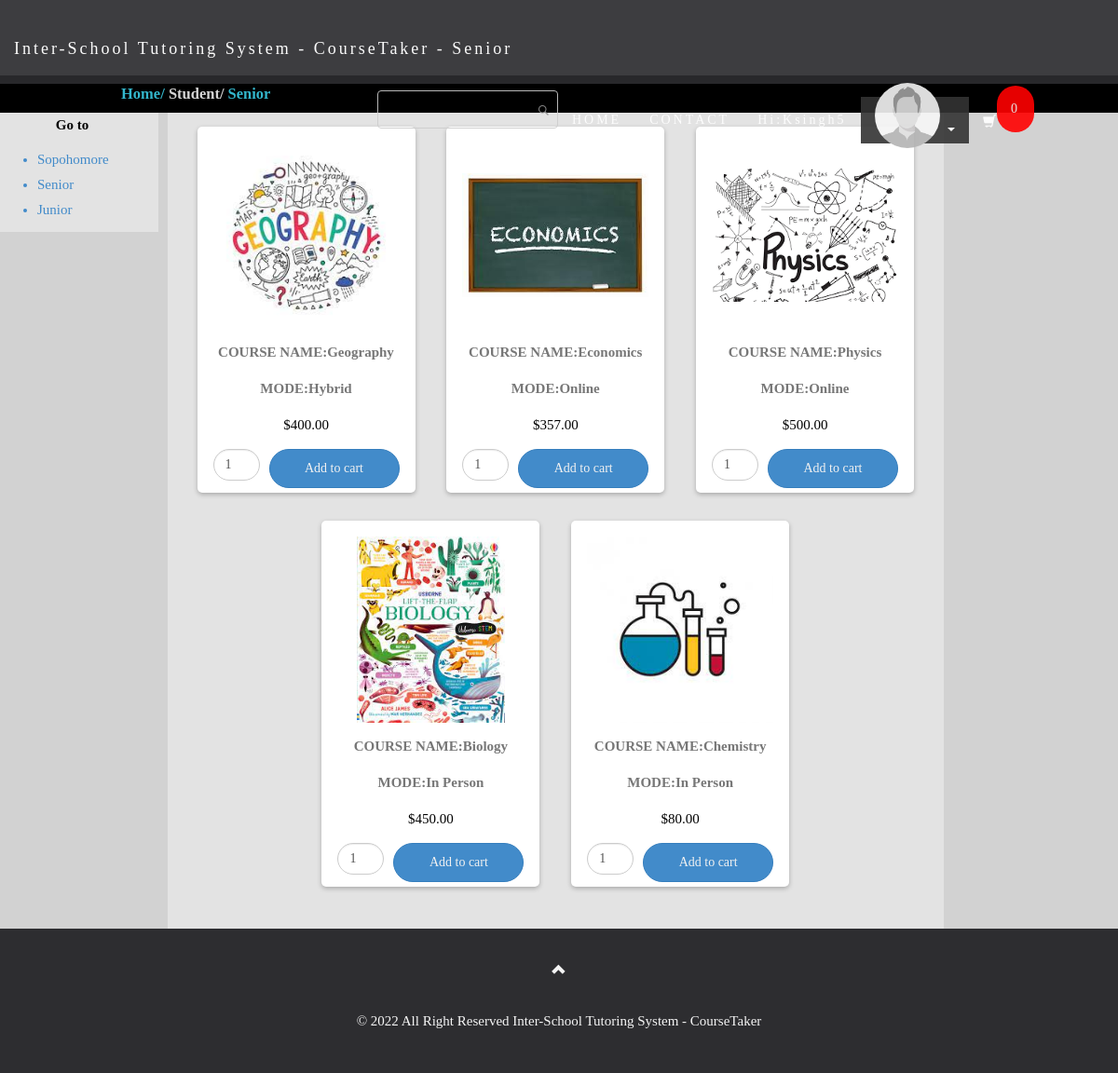
The app's page /course_taker/women/women.php (signed in) with its own data.
### tables this page shows
CREATE TABLE `member` (
  `mem_id` int(11) NOT NULL,
  `firstname` varchar(50) NOT NULL,
  `lastname` varchar(50) NOT NULL,
  `username` varchar(30) NOT NULL,
  `email` varchar(25) NOT NULL,
  `password` varchar(12) NOT NULL,
  `profile` varchar(255) NOT NULL,
  `product` varchar(255) NOT NULL
);

CREATE TABLE `productgirl` (
  `id` int(11) NOT NULL,
  `name` varchar(255) NOT NULL,
  `code` varchar(255) NOT NULL,
  `image` varchar(255) NOT NULL,
  `price` double(10,2) NOT NULL,
  `madein` varchar(255) NOT NULL
);

### course_taker/db/session.php (called while the page is built, shortened)
<?php
$id_session=$_SESSION['id'];
?>

### course_taker/women/db/dbcontroller.php (called while the page is built, shortened)
<?php
class DBController {
	private $host = "localhost";
	private $user = "root";
	private $password = "";
	private $database = "mkshope";
	private $connection = "";
	function __construct() {
		$conn = $this->connectDB();
		$this->connection = $conn;
	}
	function connectDB() {
		$conn = mysqli_connect($this->host,$this->user,$this->password,$this->database);
		return $conn;
	}
	function runQuery($query) {
		$result = mysqli_query($this->connection,$query);
		while($row=mysqli_fetch_assoc($result)) {
			$resultset[] = $row;
		}
		if(!empty($resultset))
			return $resultset;
	}
}
?>

### course_taker/women/women.php (the view, shortened to what this page needs)
<?php require ('../db/session.php'); ?>
<?php
$db_handle = new DBController();
?>
<!DOCTYPE html>
<html>
<head>
  <link rel="stylesheet" href="style.css">
  <link rel="stylesheet" href="../bootstrap/css/bootstrap.min.css">
 </head>
 <body>
 <?php
$session_items = 0;
?>
 <nav class="navbar navbar-default navbar-fixed-top">
  <div class="container-fluid">
    <div class="navbar-header">
      <a class="navbar-brand" id="font" href="../index2.php" >Inter-School Tutoring System - CourseTaker - Senior</a>
    </div>
    <div class="collapse navbar-collapse" id="myNavbar">
      <ul class="nav navbar-nav navbar-right" style="margin-right:80px;">
        <li>
        <form name="frmSearch" action="" method="post">
         <li style='text-align:right;margin:20px 0px;'><input type='text' name='search[keyword]' value="" id='keyword' maxlength='25'></li>
       </form>
     </li>
        <li class="font"><a href="../index2.php">HOME</a></li>
        <li class="font"><a href="#contact">CONTACT</a></li>
        <?php require ('../db/config.php'); ?>
<?php if (!isset($no_visible_elements) || !$no_visible_elements) { ?>
  <?php
              $result= mysqli_query($conn,"select *  from member where mem_id='$id_session'") or die (mysqli_error());
              while ($row= mysqli_fetch_array ($result) ){
              ?>
      <li><a href="" style="color: #ffffff;">Hi:<?php echo $row ['username']; ?></a></li>
      <li class="dropdown">
          <a class="dropdown-toggle" data-toggle="dropdown" href="#" style="background-color:#333;height: 50px;"><img src="../profile/<?php echo $row ['profile'];?>" style="width:70px;height: 70px;margin-top: 0px;border-radius: 360px;margin-top: -30px;">
          <span class="caret" style="color: #ffffff;"></span></a>
        </li>
        <li class="font"><a href=""class="glyphicon glyphicon-shopping-cart"></a></li>
        <li class="font"><a href="shopping_cart.php" style="background:red;border-radius:360px;margin-top:15px;margin-right:10px;"><?php echo $session_items; ?></a></li>
      </ul>
    </div>
  </div>
</nav>
<br><br><br>
  <div class="txt-heading" style="text-align:left;color:#d5d5d5;"><a href="../index2.php" style="text-decoration:none;color:#33B6CB;margin-left:120px;">Home/</a> Student/ <a href="women.php" style="color:#33B6CB;text-decoration: none;">Senior</a></div>
 <div class="container-fluid" style="width:90%;">
  <div class="row">
    <div class="col-sm-2" style="background-color:#e3e3e3;color:#428bca;">
              <p style="color:#000;font-weight:bolder;text-align: center;">Go to</p>
              <ul>
                <li class=""><a href="../men/mens.php">Sopohomore</a></li>
                <li><a href="women.php">Senior</a></li>
                <li><a href="../accessesoris/accessesoris.php">Junior</a></li>
              </ul>
            <?php }?>
          <?php }?>
    </div>
    <div class="col-sm-9" style="background-color:#e3e3e3;margin-left: 10px;">
      <div id="product-grid">
  <?php
  $product_array = $db_handle->runQuery("SELECT * FROM productgirl ORDER BY id ASC");
  if (!empty($product_array)) {
    foreach($product_array as $key=>$value){
  ?>
    <div class="product-item" style="background:#fff;">
      <form method="post" action="women.php?action=add&code=<?php echo $product_array[$key]["code"]; ?>">
      <div class="product-image"><img style="max-height: 250px;max-width: 250px;" src="girlsproduct/<?php echo $product_array[$key]["image"]; ?>"></div>
      <div><strong>COURSE NAME:<?php echo $product_array[$key]["name"]; ?></strong></div>
      <div><strong>MODE:<?php echo $product_array[$key]["madein"]; ?></strong></div>
      <div class="product-price"><?php echo "$".$product_array[$key]["price"]; ?></div>
      <div><input class="form-control" style="float:left;max-width:25%;border-radius:360px;" type="text" name="quantity" value="1" size="2" /><input type="submit" value="Add to cart" class="btn btn-primary" style="float:right;width:70%;border-radius:360px;" /></div>
      </form>
    </div>
  <?php
      }
  }
  ?>
    </div>
  </div>
</div>
</div>
  <footer class="text-center">
  <a class="up-arrow" href="#myPage" data-toggle="tooltip" title="TO TOP">
    <span class="glyphicon glyphicon-chevron-up"></span>
  </a><br><br>
  <p>© 2022 All Right Reserved Inter-School Tutoring System - CourseTaker</p>
</footer>
 </body>
 </html>

### course_taker/women/style.css (style rules this page uses)
body { font-family:comic sans Ms,serif; font: 400 15px/1.8 comic sans Ms,serif; color: #777; font-weight:600px; background-color:#d2d2d2; }
.navbar { font-family:comic sans Ms,serif; height: 90px; margin-bottom: 0; border: 0; font-size: 14px !important; letter-spacing: 3px; opacity: 0.9; }
#font { color: #ffffff !important; }
.font a { color: #ffffff !important; }
.navbar li a, .navbar .navbar-brand { margin-top: 27px; }
.txt-heading { padding: 5px 10px;font-size:1.1em;font-weight:bold;color:#999; }
#product-grid { margin-bottom:30px; max-width:100%;text-align:center; }
.txt-heading { background-color: #000; color:#FFF; }
.product-item { box-shadow: 0px 2px 5px rgba(0, 0, 0, 0.25); border-radius: 5px; margin: 15px; padding: 5px; display: inline-block; position:relative; }
.product-item div { text-align:center; margin:12px; }
.product-price { color:#000; }
.product-image { height:200px;width:200px;background-color:#FFF; }
.product-image img { object-fit: contain !important; height: 100% !important; width: 100% !important; }

### course_taker/women/women.php (style rules this page uses)
body { font-family:comic sans Ms,serif; font: 400 15px/1.8 comic sans Ms,serif; color: #777; font-weight:600px; background-color:#d2d2d2; }
.btn { padding: 10px 20px; color: #f1f1f1; border-radius: 0; transition: .2s; }
.navbar { font-family:comic sans Ms,serif; height: 90px; margin-bottom: 0; background-color: #2d2d30; border: 0; font-size: 14px !important; letter-spacing: 3px; opacity: 0.9; }
#font { color: #ffffff !important; }
.font a { color: #ffffff !important; }
.navbar li a, .navbar .navbar-brand { margin-top: 27px; }
footer { background-color: #2d2d30; color: #f5f5f5; padding: 32px; }
footer a { color: #f5f5f5; }
.form-control { border-radius: 0; }
#keyword { border: #CCC 1px solid; border-radius: 4px; padding: 7px;background:url("demo-search-icon.png") no-repeat center right 7px; }

### records on screen
member: username "Ksingh5", profile (placeholder picture)
productgirl: image (picture), name "Geography", madein "Hybrid", price "400.00"
productgirl: image (picture), name "Economics", madein "Online", price "357.00"
productgirl: image (picture), name "Physics", madein "Online", price "500.00"
productgirl: image (picture), name "Biology", madein "In Person", price "450.00"
productgirl: image (picture), name "Chemistry", madein "In Person", price "80.00"
